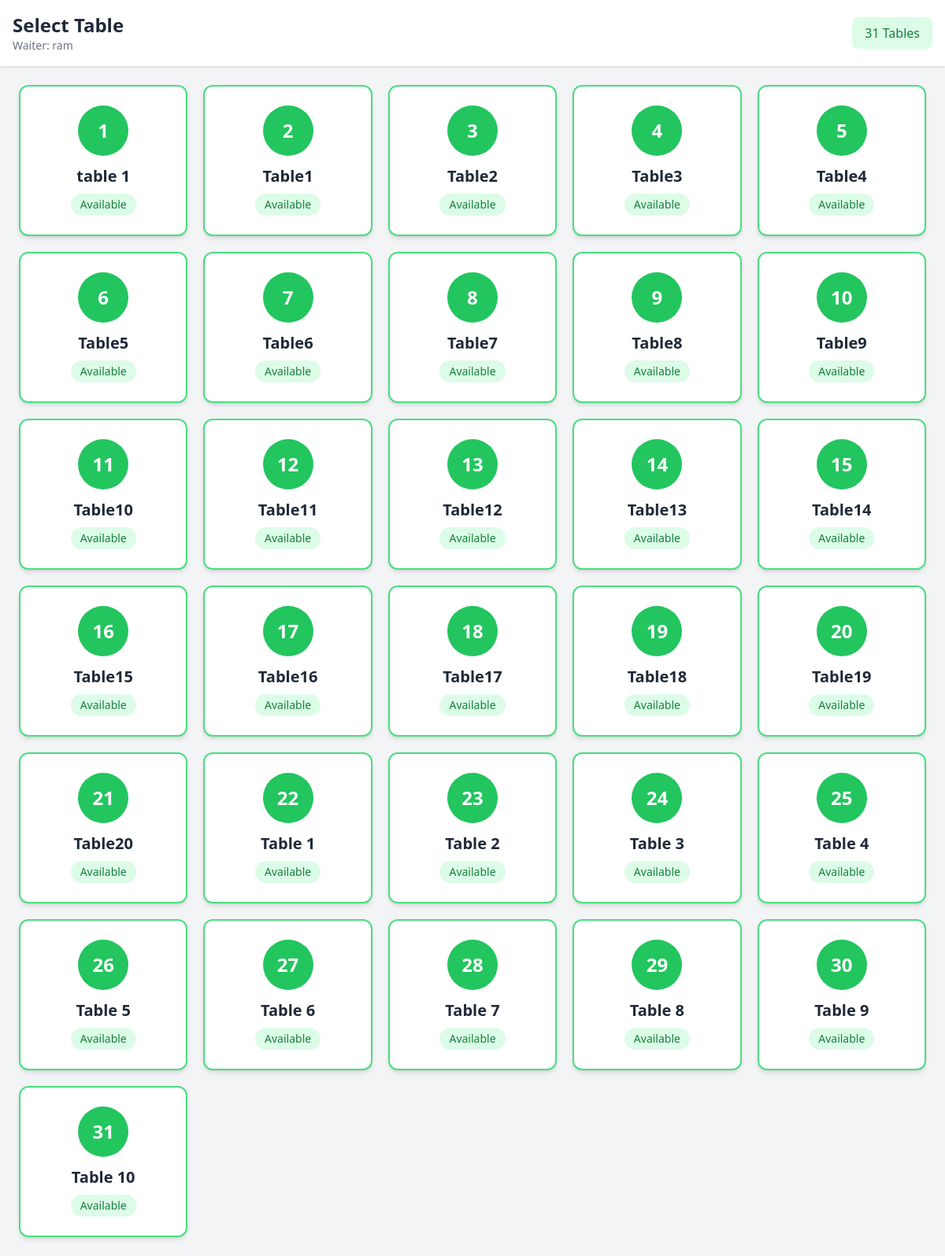
Screenshot of /orders/tables/ (signed in) with the database file from the repository.
### accounts/models.py (models this page shows)
class User(AbstractUser):
    class Role(models.TextChoices):
        WAITER = "w", "Waiter"
        BILLING = "b", "Billing"
        KITCHEN = "k", "Kitchen"
        OWNER = "o", "Owner"
    role = models.CharField(
        max_length=2,
        choices=Role.choices,
        default=Role.WAITER,
    )

### orders/models.py (models this page shows, shortened)
class Table(models.Model):
    name=models.CharField(max_length=20)
    is_reserved=models.BooleanField(default=False,null=True)

### orders/views.py (the view)
# urls.py: path("tables/", views.tables_views, name="tables_view_url"),
@role_required([User.Role.WAITER])
def tables_views(request):
    tables=Table.objects.all()
    return render(request, "orders/tables.html", {"tables": tables})

### orders/templates/orders/tables.html (shortened to what this page needs)
<!DOCTYPE html>
<html lang="en">
<head>
    <script src="https://cdn.tailwindcss.com"></script>
</head>
<body class="bg-gray-100 min-h-screen">
    <header class="bg-white shadow p-4 flex justify-between items-center">
        <div>
            <h1 class="text-2xl font-bold text-gray-800">
                Select Table
            </h1>
            <p class="text-sm text-gray-500">
                Waiter: {{ request.user.username }}
            </p>
        </div>
        <div class="bg-green-100 text-green-700 px-4 py-2 rounded-lg font-medium">
            {{ tables|length }} Tables
        </div>
    </header>
    <main class="p-6">
        {% if tables %}
        <div class="grid grid-cols-2 sm:grid-cols-3 md:grid-cols-4 lg:grid-cols-5 gap-5">
            {% for table in tables %}
            <a href="{% url 'menu_view_url' table.id %}"
               class="bg-white rounded-xl shadow-md hover:shadow-xl transition p-6
                      flex flex-col items-center justify-center
                      border-2 border-green-400
                      active:scale-95">
                <div class="w-16 h-16 bg-green-500 text-white rounded-full
                            flex items-center justify-center text-2xl font-bold mb-3">
                    {{ forloop.counter }}
                </div>
                <h2 class="text-xl font-bold text-gray-800">
                    {{ table.name }}
                </h2>
                <span class="mt-2 px-3 py-1 rounded-full text-sm
                             bg-green-100 text-green-700">
                    Available
                </span>
            </a>
            {% endfor %}
        </div>
        {% endif %}
    </main>
</body>
</html>

### rows the page displays
User: user.username "ram"
Table: name "table 1"
Table: name "Table1"
Table: name "Table2"
Table: name "Table3"
Table: name "Table4"
Table: name "Table5"
Table: name "Table6"
Table: name "Table7"
Table: name "Table8"
Table: name "Table9"
Table: name "Table10"
Table: name "Table11"
Table: name "Table12"
Table: name "Table13"
Table: name "Table14"
Table: name "Table15"
Table: name "Table16"
Table: name "Table17"
Table: name "Table18"
Table: name "Table19"
Table: name "Table20"
Table: name "Table 1"
Table: name "Table 2"
Table: name "Table 3"
Table: name "Table 4"
Table: name "Table 5"
Table: name "Table 6"
Table: name "Table 7"
Table: name "Table 8"
Table: name "Table 9"
Table: name "Table 10"

### other values shown
{{ tables|length }} "31"
